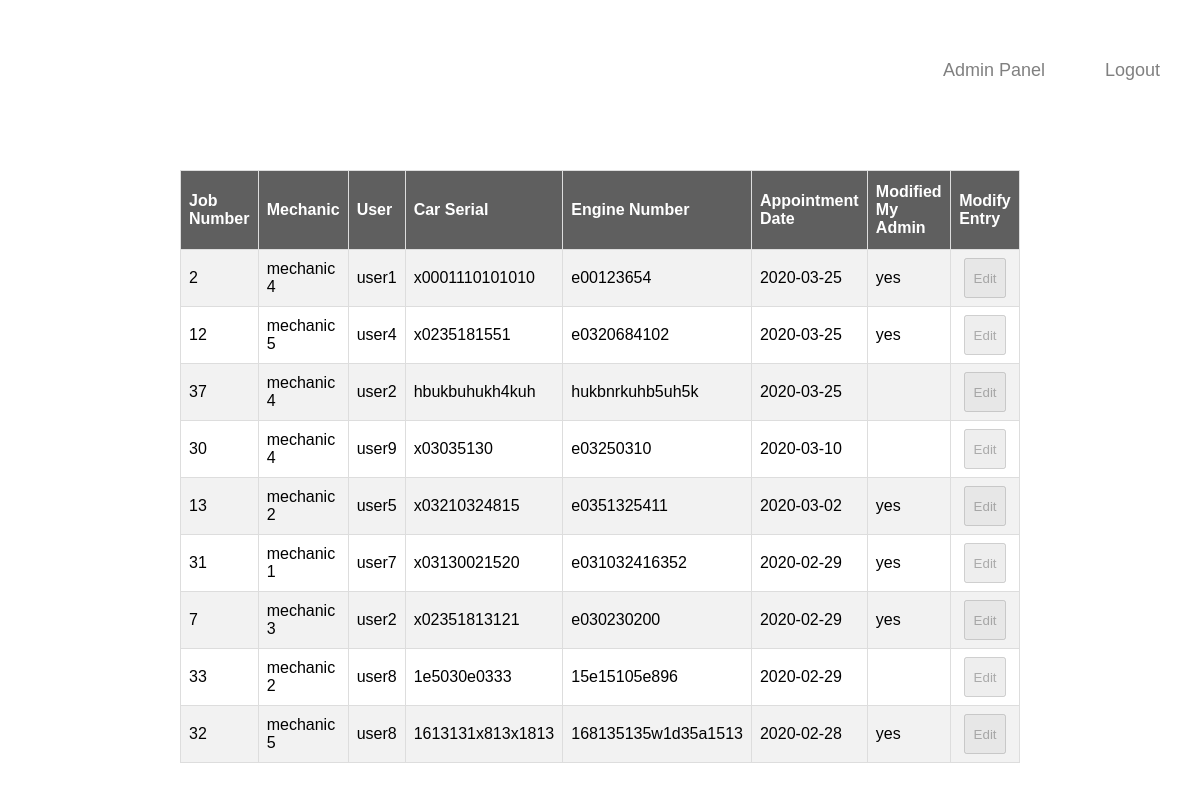
Screenshot of /AdminPanel.php (signed in) with the database file from the repository.
### tables this page shows
CREATE TABLE IF NOT EXISTS `appointment` (
  `job_ID` int(6) NOT NULL AUTO_INCREMENT,
  `mID` int(6) DEFAULT NULL,
  `uName` varchar(15) DEFAULT NULL,
  `serialNo` varchar(30) DEFAULT NULL,
  `engineNo` varchar(30) DEFAULT NULL,
  `apt_date` date DEFAULT NULL,
  `Overridden` varchar(3) DEFAULT NULL,
  PRIMARY KEY (`job_ID`),
  KEY `mID` (`mID`),
  KEY `u_nm constraint` (`uName`)
);

CREATE TABLE IF NOT EXISTS `mechanicinfo` (
  `ID` int(6) NOT NULL,
  `name` varchar(30) DEFAULT NULL,
  `contact` int(11) DEFAULT NULL,
  PRIMARY KEY (`ID`)
);

### adminPanel.php (the view, shortened to what this page needs)
<?php
include_once 'connection.php';
$currDate = Date("yy-m-d");
?>
<!DOCTYPE html>
<html lang="en">
<head>
    <link rel="stylesheet" href="adminStyle.css">
</head>
<body>
    <div class="header">
        <a href="logout.php">Logout</a>
        <a href="redirect.php">Admin Panel</a>
    </div>
    <div class="main">
        <?php
        $query = "SELECT appointment.job_ID, appointment.uName, mechanicinfo.name, appointment.serialNo, appointment.engineNo, appointment.apt_date, appointment.Overridden
                        FROM appointment
                        INNER JOIN mechanicinfo ON appointment.mID = mechanicinfo.ID ORDER BY apt_date desc;";
        $result = mysqli_query($conn, $query);
        $datas = array();
        if (mysqli_num_rows($result) > 0) {
            while ($row = mysqli_fetch_assoc($result)) {
                $datas[] = $row;
            }
        } ?>
        <table id="apts">
            <tr>
                <th>Job Number</th>
                <th>Mechanic</th>
                <th>User</th>
                <th>Car Serial</th>
                <th>Engine Number</th>
                <th>Appointment Date</th>
                <th>Modified My Admin</th>
                <th>Modify Entry</th>
            </tr>
            <?php
            foreach ($datas as $data) {
            ?>
                <tr>
                    <td>
                        <?php echo $data['job_ID']; ?>
                    </td>
                    <td>
                        <?php echo $data['name']; ?>
                    </td>
                    <td>
                        <?php echo $data['uName']; ?>
                    </td>
                    <td>
                        <?php echo $data['serialNo']; ?>
                    </td>
                    <td>
                        <?php echo $data['engineNo']; ?>
                    </td>
                    <td>
                        <?php echo $data['apt_date']; ?>
                    </td>
                    <td>
                        <?php echo $data['Overridden']; ?>
                    </td>
                    <td>
                        <?php
                        if ($data['apt_date'] > $currDate) {
                        ?>
                            <a href='change.php?id=<?php echo $data['job_ID']; ?>'><Button id="edit" name="edit">Edit</Button></a>
                        <?php } else { ?>
                            <Button disabled id="edit" name="edit">Edit</Button>
                        <?php }
                        ?>
                    </td>
                </tr>
            <?php
            }
            ?>
        </table>
    </div>
</body>
</html>

### adminStyle.css (style rules this page uses)
html { scroll-behavior: smooth; }
body { margin: 0; }
.header { width: 100%; padding-top: 10px; height: 100px; }
#apts { margin-left: 15%; margin-top: 5%; margin-right: 15%; font-family: "Trebuchet MS", Arial, Helvetica, sans-serif; border-collapse: collapse; width: 70%; }
#apts td, #apts th { border: 1px solid #ddd; padding: 8px; }
#apts th { padding-top: 12px; padding-bottom: 12px; text-align: left; background-color: #5f5f5f; color: white; }
#apts tr:nth-child(even) { background-color: #f2f2f2; }
#edit { width: 80%; height: 40px; margin-left: 10%; }
.header a { font-size: 18px; font-family: "Trebuchet MS", "Lucida Sans Unicode", "Lucida Grande", "Lucida Sans", Arial, sans-serif; color: grey; text-decoration: none; margin-top: 50px; margin-left: 20px; margin-right: 40px; margin-bottom: 30px; float: right; }

### rows the page displays
appointment: job_ID "2", mID.name "mechanic 4", uName "user1", serialNo "x0001110101010", engineNo "e00123654", apt_date "2020-03-25", Overridden "yes", shows "Edit"
appointment: job_ID "12", mID.name "mechanic 5", uName "user4", serialNo "x0235181551", engineNo "e0320684102", apt_date "2020-03-25", Overridden "yes", shows "Edit"
appointment: job_ID "37", mID.name "mechanic 4", uName "user2", serialNo "hbukbuhukh4kuh", engineNo "hukbnrkuhb5uh5k", apt_date "2020-03-25", shows "Edit"
appointment: job_ID "30", mID.name "mechanic 4", uName "user9", serialNo "x03035130", engineNo "e03250310", apt_date "2020-03-10", shows "Edit"
appointment: job_ID "13", mID.name "mechanic 2", uName "user5", serialNo "x03210324815", engineNo "e0351325411", apt_date "2020-03-02", Overridden "yes", shows "Edit"
appointment: job_ID "31", mID.name "mechanic 1", uName "user7", serialNo "x03130021520", engineNo "e031032416352", apt_date "2020-02-29", Overridden "yes", shows "Edit"
appointment: job_ID "7", mID.name "mechanic 3", uName "user2", serialNo "x02351813121", engineNo "e030230200", apt_date "2020-02-29", Overridden "yes", shows "Edit"
appointment: job_ID "33", mID.name "mechanic 2", uName "user8", serialNo "1e5030e0333", engineNo "15e15105e896", apt_date "2020-02-29", shows "Edit"
appointment: job_ID "32", mID.name "mechanic 5", uName "user8", serialNo "1613131x813x1813", engineNo "168135135w1d35a1513", apt_date "2020-02-28", Overridden "yes", shows "Edit"
